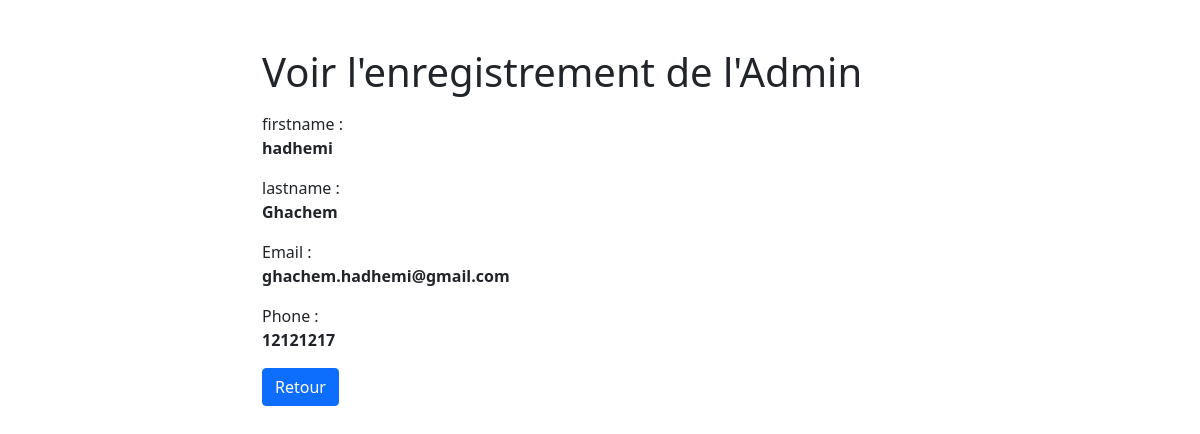
Screenshot of /readAdmin.php?id=14 with the database file from the repository.
### tables this page shows
CREATE TABLE `signup` (
  `id` int(11) NOT NULL,
  `firstname` text NOT NULL,
  `lastname` text NOT NULL,
  `email` text NOT NULL,
  `phone` varchar(11) NOT NULL,
  `password` varchar(35) NOT NULL,
  `confirm_password` varchar(35) NOT NULL
);

### readAdmin.php (the view, shortened to what this page needs)
<?php
if(isset($_GET["id"]) && !empty(trim($_GET["id"]))){
    require_once "config.php";
    $sql = "SELECT * FROM signup WHERE id = ?";
    if($stmt = mysqli_prepare($conn, $sql)){
        mysqli_stmt_bind_param($stmt, "i", $param_id);
        if(mysqli_stmt_execute($stmt)){
            $result = mysqli_stmt_get_result($stmt);
            if(mysqli_num_rows($result) == 1){
                $row = mysqli_fetch_array($result, MYSQLI_ASSOC);
            } else{
                header("location: error.php");
                exit();
            }
        } else{
            echo "Oops! une erreur est survenue.";
        }
    }
} else{
    header("location: error.php");
    exit();
}
?>
<!DOCTYPE html>
<html lang="en">
<head>
    <link href="https://cdn.jsdelivr.net/npm/bootstrap@5.1.3/dist/css/bootstrap.min.css" rel="stylesheet">
</head>
<body>
    <div class="wrapper">
        <div class="container-fluid">
            <div class="row">
                <div class="col-md-12">
                    <h1 class="mt-5 mb-3">Voir l'enregistrement de l'Admin</h1>
                    <div class="form-group">
                        <label>firstname :</label>
                        <p><b><?php echo $row["firstname"]; ?></b></p>
                    </div>
                    <div class="form-group">
                        <label>lastname :</label>
                        <p><b><?php echo $row["lastname"]; ?></b></p>
                    </div>
                    <div class="form-group">
                        <label>Email :</label>
                        <p><b><?php echo $row["email"]; ?></b> </p>
                    </div>
                    <div class="form-group">
                        <label>Phone :</label>
                        <p><b><?php echo $row["phone"]; ?></b></p>
                    </div>
                    <p><a href="contactList.php" class="btn btn-primary">Retour</a></p>
                </div>
            </div>
        </div>
    </div>
</body>
</html>

### readAdmin.php (style rules this page uses)
.wrapper { width: 700px; margin: 0 auto; }

### rows the page displays
signup: firstname "hadhemi", lastname "Ghachem", email "ghachem.hadhemi@gmail.com", phone "12121217"
